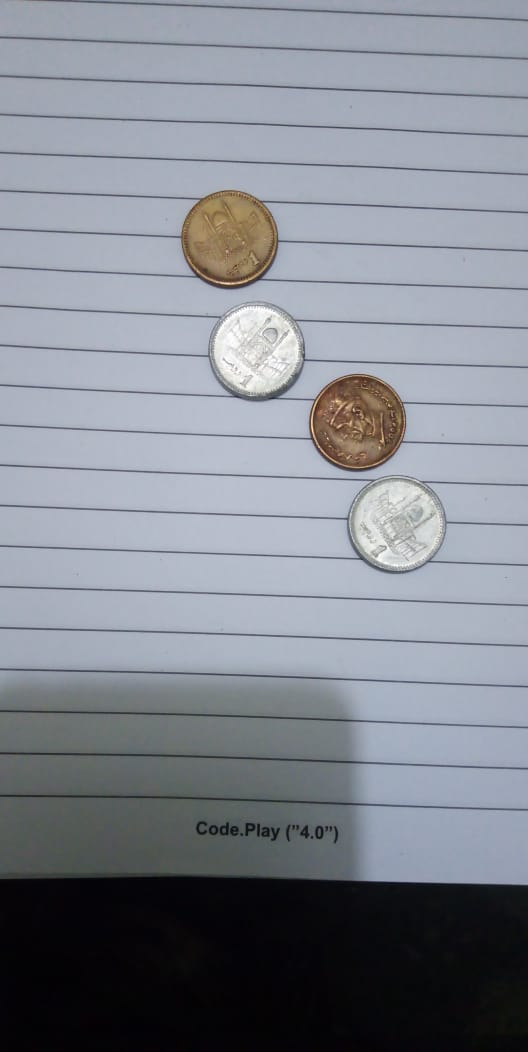
%> input picture OneCoin.jpeg, 528 x 1052 px
$ octave --eval "result = coinValues(imread('OneCoin.jpeg'));"   (GNU Octave 9; MATLAB toolbox functions it lacks are replaced by stand-ins)
%> lines starting %> are read from the running program, lines starting %| are printed output that depends on the picture
function [ amount ] = coinValues( image )
one=0;
five=0;
ten=0;
image=rgb2gray(image);
[centre,radius] = imfindcircles(image,[30 120],'ObjectPolarity','dark','Sensitivity',0.9);
figure('Name','Monetary Value of Coins');
imshow(image);
for i=1:length(radius)
    if radius(i) > 57
        ten = ten + 1;
    elseif radius(i) > 45
        one = one + 1;
    elseif radius(i) > 40
        five = five + 1;
    end
end
viscircles(centre,radius);
amount= one*1 + five*5 + ten*10;
title(['Coins value= ', num2str(amount), ' | 1x',num2str(one),' 5x',num2str(five), ' 10x',num2str(ten)]);
end
%> in coinValues, `image=rgb2gray(image);`:
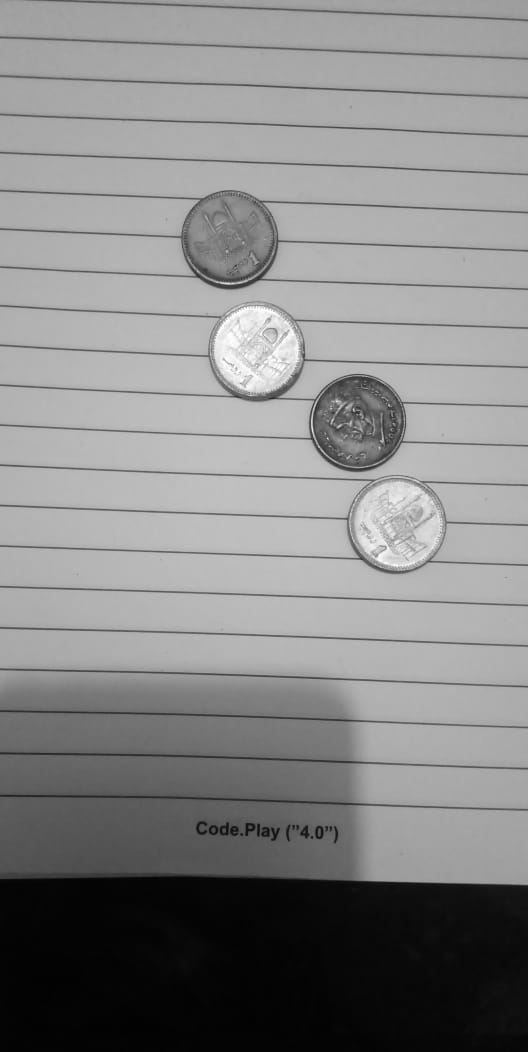
%> image: size 1052x528 uint8; min 1, max 255, mean 134.7
%> in coinValues, `[centre,radius] = imfindcircles(image,[30 120],'ObjectPolarity','dark'..`: centre = [357.9 423.7; 230.6 241; 396.9 525.8; 258 354.2]; radius = [47.29; 48.45; 49.33; 49.45]
%> the loop in coinValues, `for i=1:length(radius)` made 4 passes
%> after the loop in coinValues, `for i=1:length(radius)`: five = 0
%> in coinValues, `amount= one*1 + five*5 + ten*10;`: amount = 4
%> `result = coinValues(imread('OneCoin.jpeg'));`:
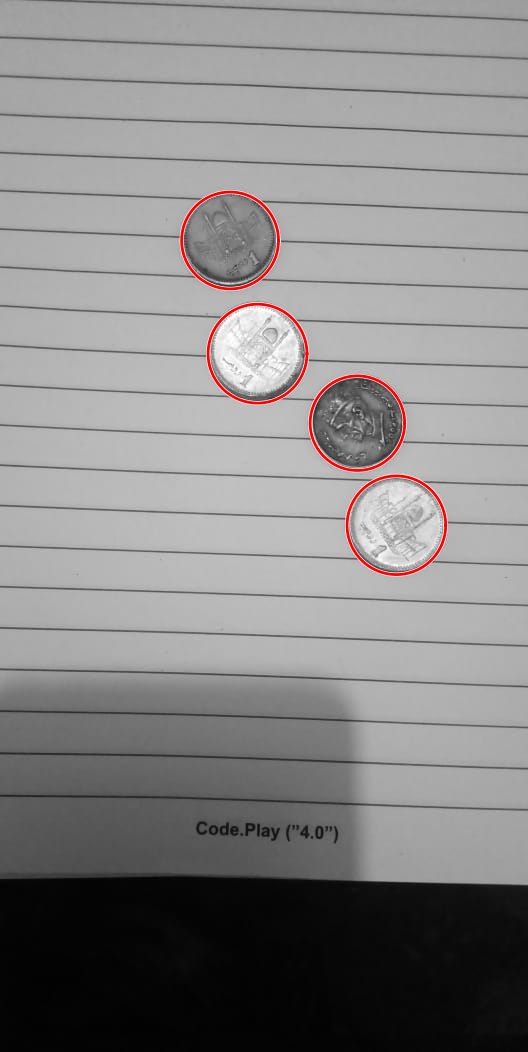
%> figure redrawn from the program's plot data; its title reads 'Coins value= 4 / 1x4 5x0 10x0'

$ run again, on ThreeCoin.jpeg
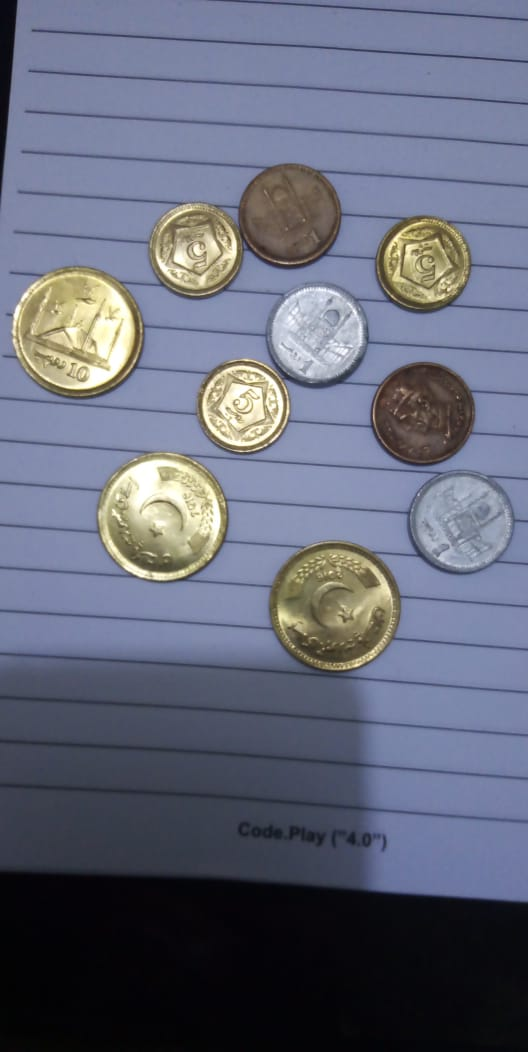
%> input picture ThreeCoin.jpeg, 528 x 1052 px
%> in coinValues, `image=rgb2gray(image);`:
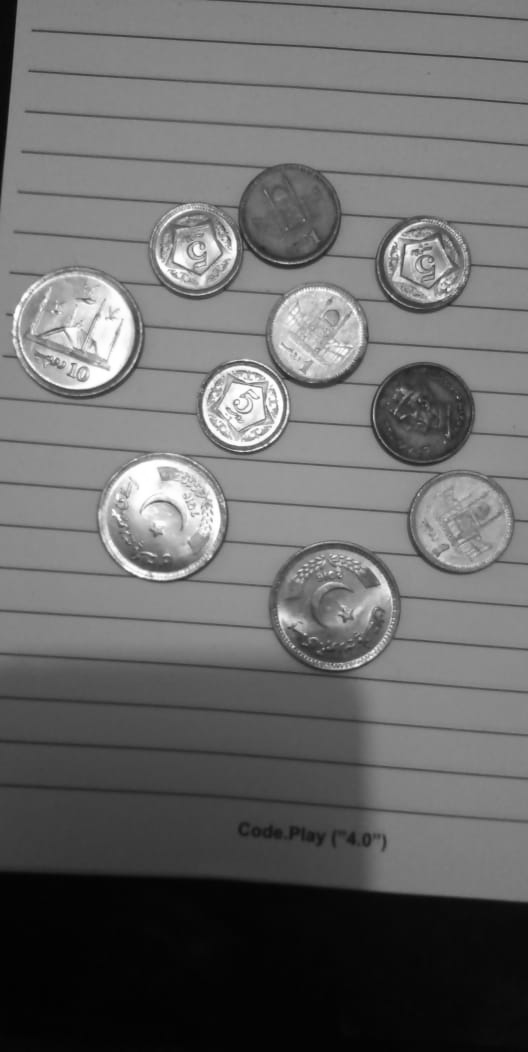
%> image: size 1052x528 uint8; min 2, max 255, mean 105.6
%> centre = [423.4 414.9; 289.8 217.4; 423.5 266.7; 243.2 407.7; 197.9 253.3; 164.1 519.4; 78.52 334.9; 335.3 608.1; 460.2 523.6; 317.1 339.3]; radius = [51.83; 52.05; 44.18; 42.94; 41.75; 57.07; 61.27; 60.71; 52.68; 48.95]
%> the loop in coinValues, `for i=1:length(radius)` made 10 passes
%> amount = 49
%> `result = coinValues(imread('OneCoin.jpeg'));`:
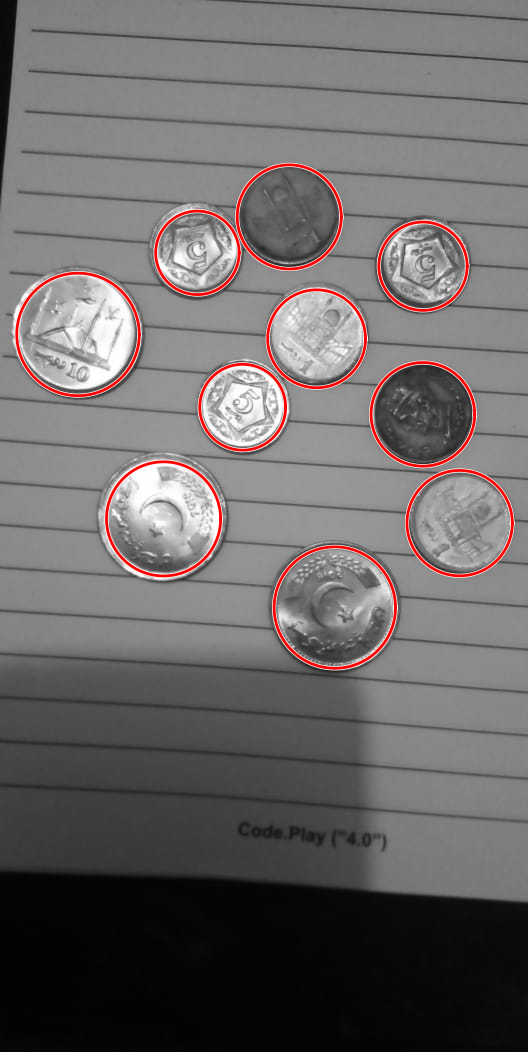
%> figure redrawn from the program's plot data; its title reads 'Coins value= 49 / 1x4 5x3 10x3'

$ run again, on TwoCoin.jpeg
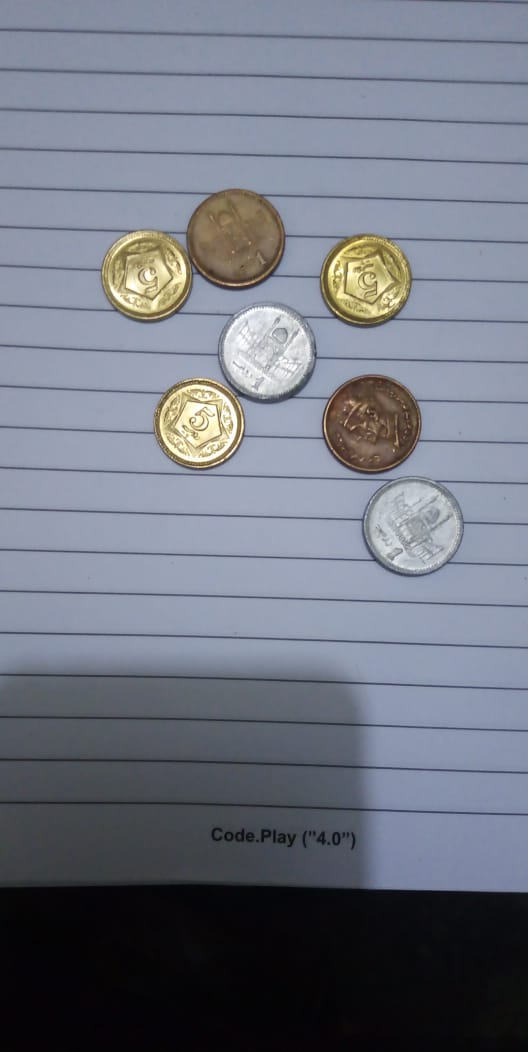
%> input picture TwoCoin.jpeg, 528 x 1052 px
%> in coinValues, `image=rgb2gray(image);`:
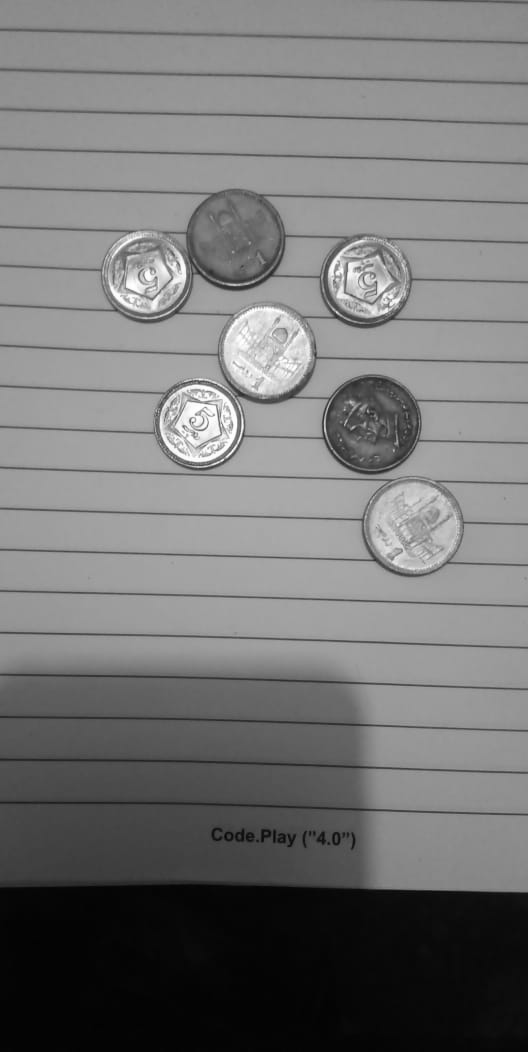
%> image: size 1052x528 uint8; min 2, max 255, mean 117.2
%> centre = [372 424.8; 236.3 240.8; 200.2 425.4; 148.8 278.7; 366 282.6; 412.6 527.3; 268.3 356.4]; radius = [48.79; 48.96; 41.74; 41.1; 43.4; 49.76; 49.06]
%> the loop in coinValues, `for i=1:length(radius)` made 7 passes
%> after the loop in coinValues, `for i=1:length(radius)`: ten = 0
%> amount = 19
%> `result = coinValues(imread('OneCoin.jpeg'));`:
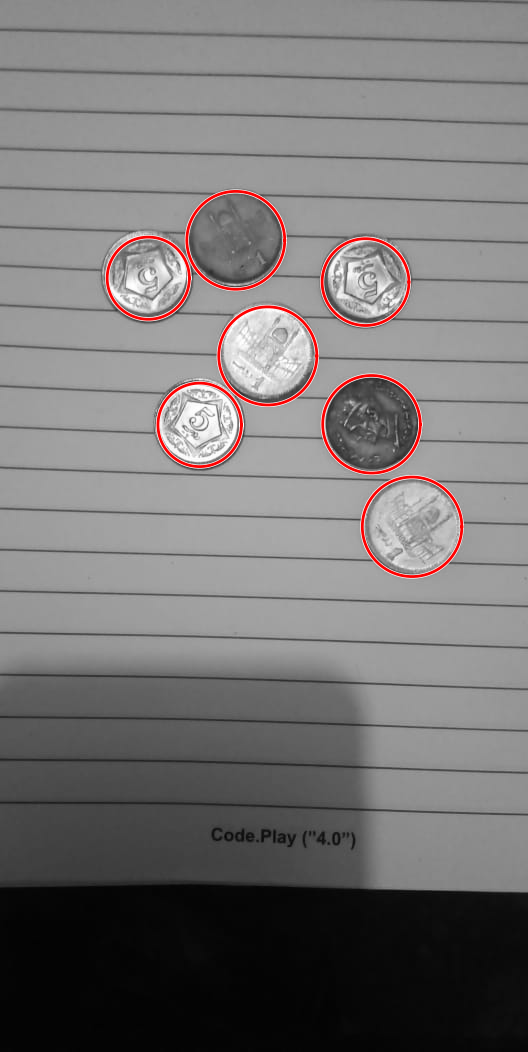
%> figure redrawn from the program's plot data; its title reads 'Coins value= 19 / 1x4 5x3 10x0'
